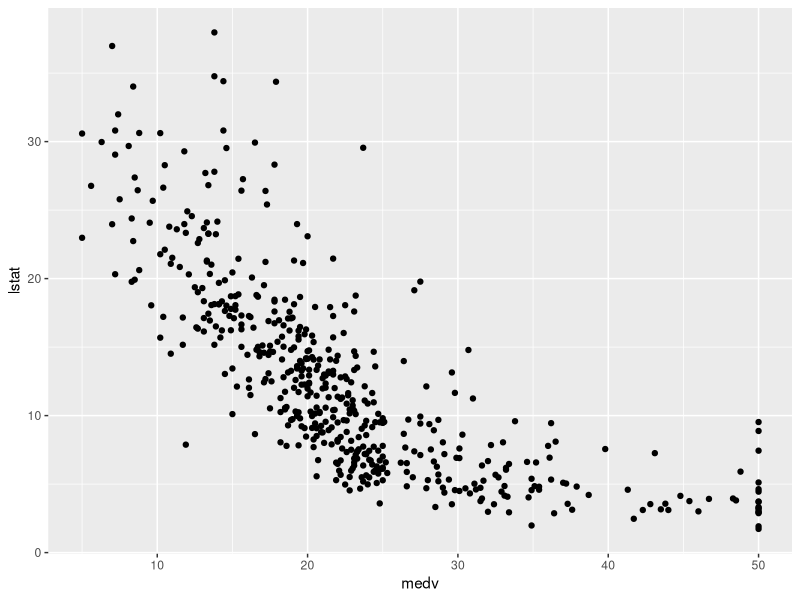
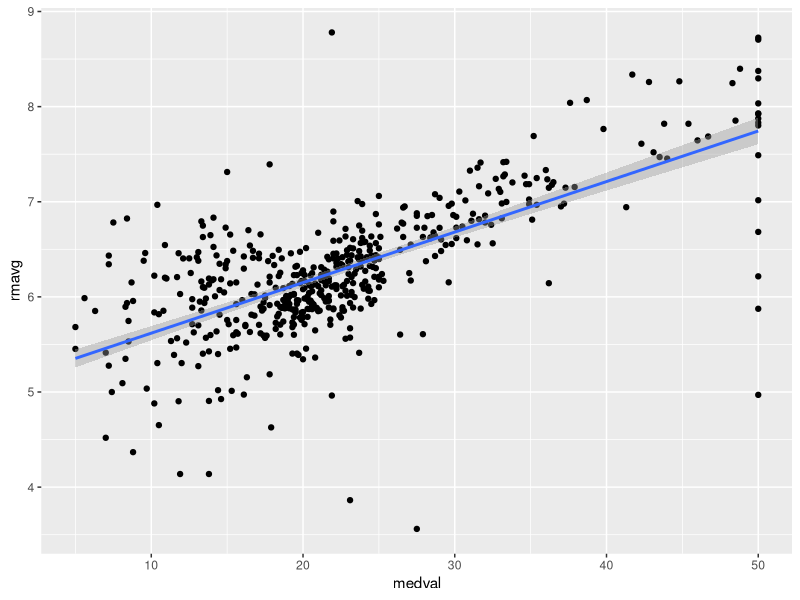
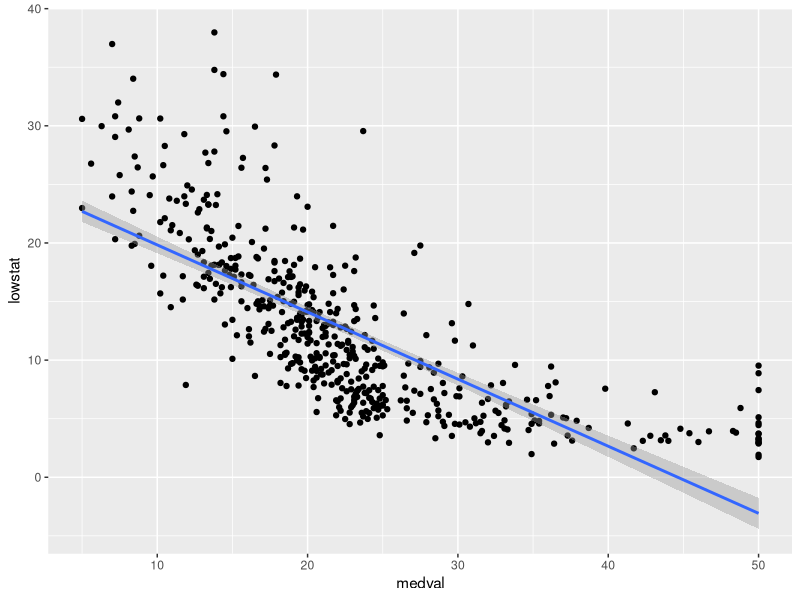
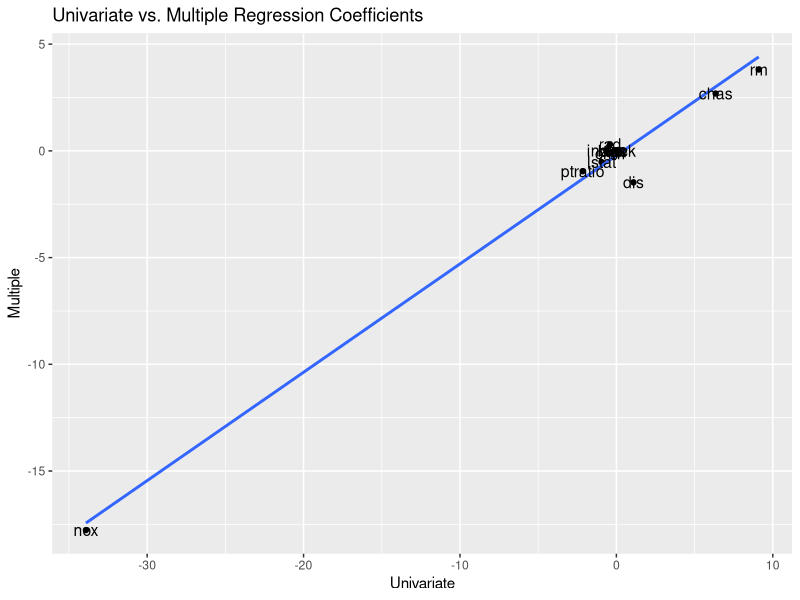
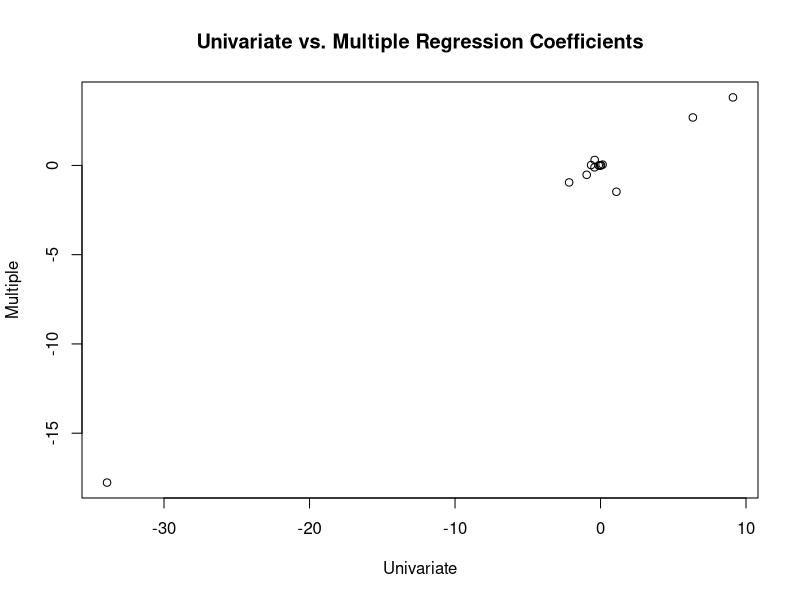
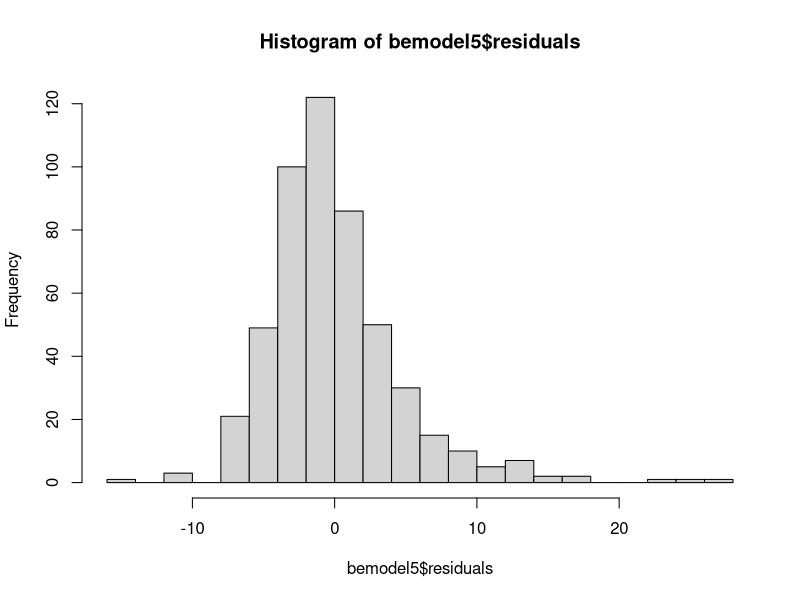
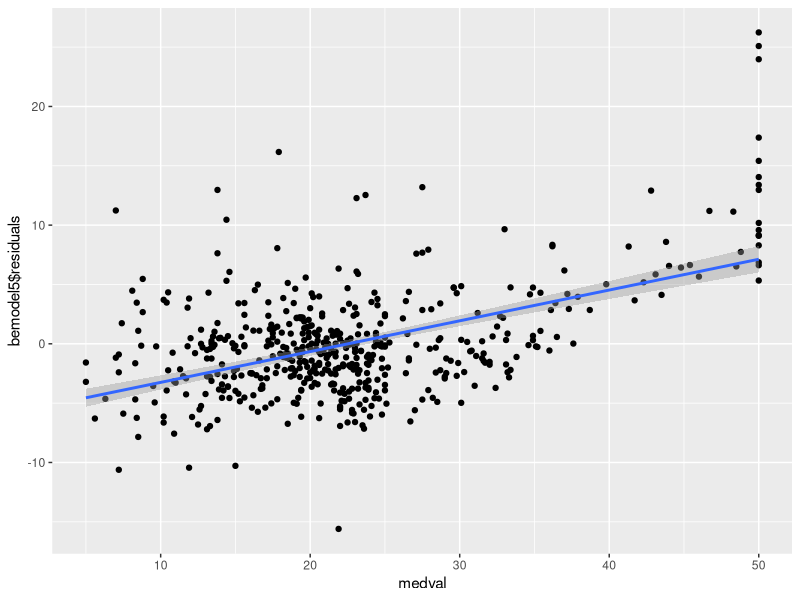
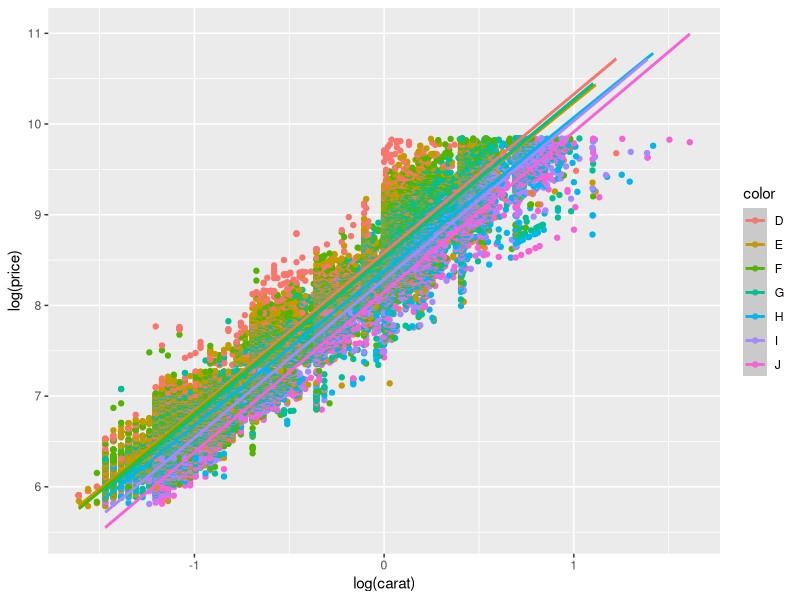

Write the R code that produced these figures, in order.
## ---- chunk 1
#install.packages("MASS")
#install.packages("tidyverse")
library(MASS)
library(tidyverse)
## ---- chunk 2
MBoston <- MASS::Boston
#?MASS::Boston
#View(MBoston)
#MBoston
#names(MBoston)
## ---- chunk 3
#ggplot(MBoston) + geom_point(aes(x=medv, y=tax))
ggplot(MBoston) + geom_point(aes(x=medv, y=lstat))
#ggplot(MBoston) + geom_point(aes(x=medv, y=rm))

## ---- chunk 4
mc <- lm(medv~crim, data = MBoston) # adj.R-squared = 0.1491
#summary(mc)
mz <- lm(medv~zn, data = MBoston)   # adj.R-squared = 0.1282
#summary(mz)
mi <- lm(medv~indus, data = MBoston)   # adj.R-squared = 0.2325
#summary(mi)
mch <- lm(medv~chas, data = MBoston)   # adj.R-squared = 0.2879
#summary(mch)
mn <- lm(medv~nox, data = MBoston)   # adj.R-squared = 0.181
#summary(mn)
mr <- lm(medv~rm, data = MBoston)   # adj.R-squared = 0.4825  Second Highest
#summary(mr)
ma <- lm(medv~age, data = MBoston)   # adj.R-squared = 0.1404
#summary(ma)
md <- lm(medv~dis, data = MBoston)   # adj.R-squared = 0.0606
#summary(md)
mra <- lm(medv~rad, data = MBoston)   # adj.R-squared = 0.1439
#summary(mra)
mt <- lm(medv~tax, data = MBoston)   # adj.R-squared = 0.218
#summary(mt)
mp <- lm(medv~ptratio, data = MBoston)   # adj.R-squared = 0.2564
#summary(mp)
mb <- lm(medv~black, data = MBoston)   # adj.R-squared = 0.1094
#summary(mb)
ml <- lm(medv~lstat, data = MBoston)   # adj.R-squared = 0.5432 Highest
#summary(ml)

# FOR PLOTTING

medval <- MBoston$medv
rmavg <- MBoston$rm
lowstat <- MBoston$lstat

## PLOTS

qplot(medval,rmavg,geom ="point") + geom_smooth(method ="lm") 
qplot(medval,lowstat,geom ="point") + geom_smooth(method ="lm") 
## ---- chunk 5
MR <- lm(medv~., data=MBoston)
#MR
#summary(MR)


bmodel <- lm(medv~crim+zn+indus+chas+nox+rm+age+dis+rad+tax+ptratio+black+lstat,data=MBoston)
#summary(bmodel)

bmodel1 <- lm(medv~crim+zn+chas+nox+rm+age+dis+rad+tax+ptratio+black+lstat,data=MBoston)
#summary(bmodel1) ## Removing "indus" increases the adjusted R-Squared Value

bmodel3 <- lm(medv~crim+zn+nox+rm+age+dis+rad+tax+ptratio+black+lstat,data=MBoston)
#summary(bmodel3) ## Removing "chas" decreases the adjusted R-Squared Value

bmodel4 <- lm(medv~zn+chas+nox+rm+age+dis+rad+tax+ptratio+black+lstat,data=MBoston)
#summary(bmodel4) ## Removing "crim" decreases the adjusted R-Squared Value

bmodel5 <- lm(medv~crim+zn+chas+nox+rm+dis+rad+ptratio+black+lstat,data=MBoston)
#summary(bmodel5) ## Removing "tax" decreases the adjusted R-Squared Value



# Highest adjusted R-Squared Value
bmodel2 <- lm(medv~crim+zn+chas+nox+rm+dis+rad+tax+ptratio+black+lstat,data=MBoston)
#summary(bmodel2) ## Removing "age" increases the adjusted R-Squared Value more




## ---- chunk 6
# length(MBoston)
# v = list()
# for (i in 1:length(MBoston))
#   v[i] <- MBoston[i]

univariate <- c(mc$coefficients[2], mz$coefficients[2] , mi$coefficients[2], mch$coefficients[2], mn$coefficients[2], mr$coefficients[2],ma$coefficients[2],md$coefficients[2], mra$coefficients[2], mt$coefficients[2], mp$coefficients[2], mb$coefficients[2],ml$coefficients[2])
#univariate

multiplereg <- bmodel$coefficients[2:14]
#multiplereg


## Plotting

qplot(univariate,bmodel$coefficients[2:14],geom="point") + geom_smooth(method ="lm", se= FALSE) + geom_text(label=names(bmodel$model[2:14]), size= 4) + labs(title = "Univariate vs. Multiple Regression Coefficients", x = "Univariate", y = "Multiple")

plot(univariate, multiplereg, main = "Univariate vs. Multiple Regression Coefficients", 
    xlab = "Univariate", ylab = "Multiple")
## ---- chunk 7
mcpoly <- lm(medv~poly(crim,3), data = MBoston) # adj.R-squared = 0.214 (0.1491)
#summary(mcpoly)
mzpoly <- lm(medv~poly(zn,3), data = MBoston)   # adj.R-squared = 0.1599 (0.1282)
#summary(mzpoly)
mipoly <- lm(medv~poly(indus,3), data = MBoston)   # adj.R-squared = 0.2725 (0.2325)
#summary(mipoly)

##  for  "chas" has outcomes in just 0 or 1, not applicable
#mchpoly <- lm(medv~poly(chas,3), data = MBoston)   # adj.R-squared = 0.2879


mnpoly <- lm(medv~poly(nox,3), data = MBoston)   # adj.R-squared = 0.189 (0.181)
#summary(mnpoly)
mrpoly <- lm(medv~poly(rm,3), data = MBoston)   # adj.R-squared = 0.5586 (0.4825)  Second Highest
#summary(mrpoly)
mapoly <- lm(medv~poly(age,3), data = MBoston)   # adj.R-squared = 0.1515 (0.1404)
#summary(mapoly)
mdpoly <- lm(medv~poly(dis,3), data = MBoston)   # adj.R-squared = 0.09968 (0.0606)
#summary(mdpoly)
mrapoly <- lm(medv~poly(rad,3), data = MBoston)   # adj.R-squared = 0.1718 (0.1439)
#summary(mrapoly)
mtpoly <- lm(medv~poly(tax,3), data = MBoston)   # adj.R-squared = 0.2215 (0.218)
#summary(mtpoly)
mppoly <- lm(medv~poly(ptratio,3), data = MBoston)   # adj.R-squared = 0.2625 (0.2564)
#summary(mppoly)
mbpoly <- lm(medv~poly(black,3), data = MBoston)   # adj.R-squared = 0.1082 (0.1094)
summary(mbpoly)
mlpoly <- lm(medv~poly(lstat,3), data = MBoston)   # adj.R-squared = 0.6558 (0.5432) Highest
summary(mlpoly)


## PLOT
#qplot(MBoston$medv,MBoston$nox,geom ="point") + geom_smooth(method ="lm")
#qplot(MBoston$medv,MBoston$tax,geom ="point") + geom_smooth(method ="lm")
#qplot(MBoston$medv,MBoston$ptratio,geom ="point") + geom_smooth(method ="lm")
#qplot(MBoston$medv,MBoston$black,geom ="point") + geom_smooth(method ="lm")
## ---- chunk 8

## BACKWARD ELIMINATION MODEL
bemodel <- lm(medv~crim+zn+indus+chas+nox+rm+age+dis+rad+tax+ptratio+black+lstat,data=MBoston)
#summary(bemodel) ## The adjusted R-Squared Value = 0.7338


##
bemodel1 <- lm(medv~crim+zn+chas+nox+rm+age+dis+rad+tax+ptratio+black+lstat,data=MBoston)
#summary(bemodel1) 
## Removing "indus" increases the adjusted R-Squared Value
## NEW adjusted R-Squared Value = 0.7343

##
bemodel2 <- lm(medv~crim+zn+nox+rm+age+dis+rad+tax+ptratio+black+lstat,data=MBoston)
#summary(bemodel2) 
## Removing "chas" decreases the adjusted R-Squared Value ==> NO CHANGE

##
bemodel3 <- lm(medv~zn+chas+nox+rm+age+dis+rad+tax+ptratio+black+lstat,data=MBoston)
#summary(bemodel3) 
## Removing "crim" decreases the adjusted R-Squared Value ==> NO CHANGE

##
bemodel4 <- lm(medv~crim+zn+chas+nox+rm+dis+rad+ptratio+black+lstat,data=MBoston)
#summary(bemodel4) 
## Removing "tax" decreases the adjusted R-Squared Value ==> NO CHANGE

##
bemodel5 <- lm(medv~crim+zn+chas+nox+rm+dis+rad+tax+ptratio+black+lstat,data=MBoston)  
#summary(bemodel5) 
## Removing "age" increases the adjusted R-Squared Value more
## NEW adjusted R-Squared Value = 0.7348


## USING AIC
fitmodel <- lm(medv~crim+zn+indus+chas+nox+rm+age+dis+rad+tax+ptratio+black+lstat,data=MBoston)
stff <- stepAIC(fitmodel, direction = "forward")
stfb<- stepAIC(fitmodel, direction = "backward")

#summary(stf)
# stff$anova
# stfb$anova

## ---- chunk 9
hist(bemodel5$residuals, breaks = 20)
qplot(medval, bemodel5$residuals, geom ="point") + geom_smooth(method ="lm")

## ---- chunk 10
data("diamonds")
#?diamonds
diamonds$cut <- factor(diamonds$cut, ordered = FALSE)
diamonds$clarity <- factor(diamonds$clarity, ordered = FALSE)
diamonds$color <- factor(diamonds$color, ordered = FALSE)
## ---- chunk 11

dmds <- lm(price~cut+clarity+color, data = diamonds) 
#summary(dmds)

## ---- chunk 12

logdmds <- lm(log(price)~ cut+clarity+color, data = diamonds) 
#summary(logdmds)

dimdmds <- lm(log(price)~ cut+clarity+color + (x*y*z), data = diamonds) 
#summary(dimdmds)

## ---- chunk 13

ggplot(diamonds, aes(x = log(carat), y = log(price), color = color)) +
  geom_point() + geom_smooth(method="lm")


